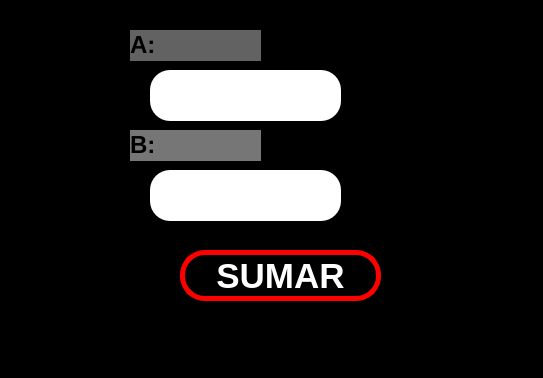
<?xml version="1.0" encoding="UTF-8"?>
<ui version="4.0">
 <class>MainWindow</class>
 <widget class="QMainWindow" name="MainWindow">
  <property name="geometry">
   <rect>
    <x>0</x>
    <y>0</y>
    <width>543</width>
    <height>378</height>
   </rect>
  </property>
  <property name="font">
   <font>
    <pointsize>17</pointsize>
   </font>
  </property>
  <property name="windowTitle">
   <string>MainWindow</string>
  </property>
  <property name="styleSheet">
   <string notr="true">
background-color: rgb(0, 0, 0);</string>
  </property>
  <widget class="QWidget" name="centralwidget">
   <widget class="QPushButton" name="btn_sumar">
    <property name="geometry">
     <rect>
      <x>180</x>
      <y>250</y>
      <width>201</width>
      <height>51</height>
     </rect>
    </property>
    <property name="font">
     <font>
      <pointsize>26</pointsize>
      <weight>75</weight>
      <bold>true</bold>
     </font>
    </property>
    <property name="styleSheet">
     <string notr="true">background-color: rgb(0, 0, 0);
color: rgb(255, 255, 255);
border-radius:25px;
border: 5px solid red;</string>
    </property>
    <property name="text">
     <string>SUMAR</string>
    </property>
   </widget>
   <widget class="QLineEdit" name="txt_A">
    <property name="geometry">
     <rect>
      <x>150</x>
      <y>70</y>
      <width>191</width>
      <height>51</height>
     </rect>
    </property>
    <property name="font">
     <font>
      <pointsize>25</pointsize>
      <weight>75</weight>
      <bold>true</bold>
     </font>
    </property>
    <property name="styleSheet">
     <string notr="true">border-radius:20px;
background-color: rgb(255, 255, 255);</string>
    </property>
    <property name="text">
     <string/>
    </property>
    <property name="alignment">
     <set>Qt::AlignCenter</set>
    </property>
   </widget>
   <widget class="QLabel" name="label">
    <property name="geometry">
     <rect>
      <x>130</x>
      <y>30</y>
      <width>131</width>
      <height>31</height>
     </rect>
    </property>
    <property name="styleSheet">
     <string notr="true">background-color: rgb(98, 98, 98);</string>
    </property>
    <property name="text">
     <string>&lt;html&gt;&lt;head/&gt;&lt;body&gt;&lt;p&gt;&lt;span style=&quot; font-size:18pt; font-weight:700;&quot;&gt;A:&lt;/span&gt;&lt;/p&gt;&lt;/body&gt;&lt;/html&gt;</string>
    </property>
   </widget>
   <widget class="QLabel" name="label_2">
    <property name="geometry">
     <rect>
      <x>130</x>
      <y>130</y>
      <width>131</width>
      <height>31</height>
     </rect>
    </property>
    <property name="styleSheet">
     <string notr="true">background-color: rgb(118, 118, 118);</string>
    </property>
    <property name="text">
     <string>&lt;html&gt;&lt;head/&gt;&lt;body&gt;&lt;p&gt;&lt;span style=&quot; font-size:18pt; font-weight:700;&quot;&gt;B:&lt;/span&gt;&lt;/p&gt;&lt;/body&gt;&lt;/html&gt;</string>
    </property>
   </widget>
   <widget class="QLineEdit" name="txt_B">
    <property name="geometry">
     <rect>
      <x>150</x>
      <y>170</y>
      <width>191</width>
      <height>51</height>
     </rect>
    </property>
    <property name="font">
     <font>
      <pointsize>25</pointsize>
      <weight>75</weight>
      <bold>true</bold>
     </font>
    </property>
    <property name="styleSheet">
     <string notr="true">border-radius:20px;
background-color: rgb(255, 255, 255);</string>
    </property>
    <property name="text">
     <string/>
    </property>
    <property name="alignment">
     <set>Qt::AlignCenter</set>
    </property>
   </widget>
  </widget>
  <widget class="QMenuBar" name="menubar">
   <property name="geometry">
    <rect>
     <x>0</x>
     <y>0</y>
     <width>543</width>
     <height>21</height>
    </rect>
   </property>
  </widget>
  <widget class="QStatusBar" name="statusbar"/>
 </widget>
 <resources/>
 <connections/>
</ui>
